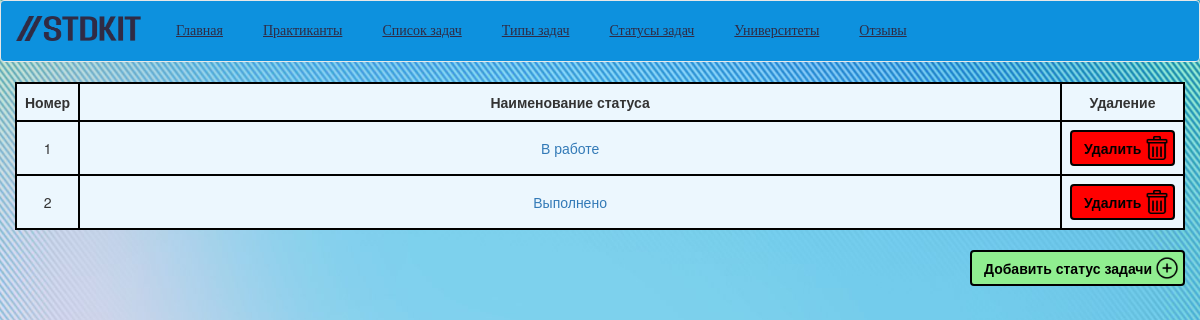
The page /STD-KIT/View/StatusyZadach.php on the database its author committed.
### tables this page shows
CREATE TABLE `StatusyZadach` (
  `id_StatusZadach` int NOT NULL,
  `Imya_StatusZadach` varchar(50) NOT NULL
);

### STD-KIT/Controllers/api.php (called while the page is built, shortened)
<?php
function getAllStatusyZadach($db) {
    $sql = "SELECT * FROM `StatusyZadach`";
    $stmt = $db->prepare($sql);
    $stmt->execute();
    $result = $stmt->fetchAll(PDO::FETCH_ASSOC);
    return $result;
}

### STD-KIT/View/StatusyZadach.php (the view, shortened to what this page needs)
<!DOCTYPE html>
<html>
<head>
	<link href="//maxcdn.bootstrapcdn.com/bootstrap/3.3.7/css/bootstrap.min.css" rel="stylesheet">
</head>
<body>
	<header>
		<nav class="navbar navbar-default" role="navigation">
			<div class="container-fluid">
				<div class="navbar-header">
					<a class="navbar-brand" href="#"><img src="../Images/logo.png" alt="Студия КИТ.Практика" width="125" height="25"></a>
				</div>
				<div class="collapse navbar-collapse navbar-ex1-collapse">
					<ul class="nav navbar-nav">
						<li><a href="../index.php">Главная</a></li>
						<li><a href="Praktikanty.php">Практиканты</a></li>
						<li><a href="SpisokZadach.php">Список задач</a></li>
						<li><a href="TipyZadach.php">Типы задач</a></li>
						<li><a href="StatusyZadach.php">Статусы задач</a></li>
						<li><a href="Universitety.php">Университеты</a></li>
						<li><a href="Otzyvy.php">Отзывы</a></li>
					</ul>
				</div>
			</div>
		</nav>
	</header>
	<div id="content">
		<div class = "container-fluid">
			<?php include '../Controllers/db.php'; ?>
			<?php include '../Controllers/api.php'; ?>
			<?php
				$listStatusyZadach = getAllStatusyZadach($db);
			?>
			<table class = "custom-table">
				<tr>
					<th style="width: 5%">Номер</th>
					<th style="width: 92%">Наименование статуса</th>
					<th style="width: 3%">Удаление</th>
				</tr>
				<?php foreach ($listStatusyZadach as $listStatusyZadach) { ?>
					<tr>
						<td><?php echo $listStatusyZadach['id_StatusZadach']; ?></td>
						<td><a href="../Edit/editStatusyZadach.php?id_StatusZadach=<?php echo $listStatusyZadach['id_StatusZadach'];?>"><?php echo $listStatusyZadach['Imya_StatusZadach']; ?></a></td>
						<td><a id="deleteButton" class="btn btn-danger" href="../Delete/deleteStatusyZadach.php?id_StatusZadach=<?php echo $listStatusyZadach['id_StatusZadach'];?>">Удалить</a></td>
					</tr>
				<?php } ?>
			</table>
		<div class="buttons">
			<button id="addButton" class="btn btn-default">Добавить статус задачи</button>
		</div>
		</div>
	</div>
</body>
</html>

### STD-KIT/View/StatusyZadach.php (style rules this page uses)
.navbar { background-color: #0d91de; }
.navbar-nav { list-style: none; margin: 0; padding: 0; }
.navbar-nav li { display: inline-block; }
.navbar-nav li a { display: block; padding: 20px; color: #302b44 !important; font-family: Impact, fantasy; text-decoration-line: underline; }
.custom-table { width: 100%; border: 2px solid black; background-color: #ecf7fe; border-collapse: collapse; margin-bottom: 20px; }
.custom-table th, .custom-table td { border: 2px solid black; padding: 8px; text-align: center; }
.custom-table tr th { text-align: center; }
.buttons { text-align: right; }
#addButton, #submitButton { color: #000; background-color: lightgreen; border: 2px solid black; font-weight: bold; }
#addButton { width: 215px; text-align: left; background-image: url("../Images/addIcon.png"); background-size: 24px 24px; background-position: 183px 4px; background-repeat: no-repeat; }
#deleteButton { width: 105px; text-align: left; background-image: url("../Images/deleteButton.png"); background-size: 24px 24px; background-position: 73px 4px; background-repeat: no-repeat; background-color: red; color: #000; font-weight: bold; border: 2px solid black; }
body { background-image: url("../Images/background.jpg"); background-repeat: no-repeat; background-size: cover; }

### rows shown on the page
statusyzadach: id_StatusZadach "1", Imya_StatusZadach "В работе"
statusyzadach: id_StatusZadach "2", Imya_StatusZadach "Выполнено"
